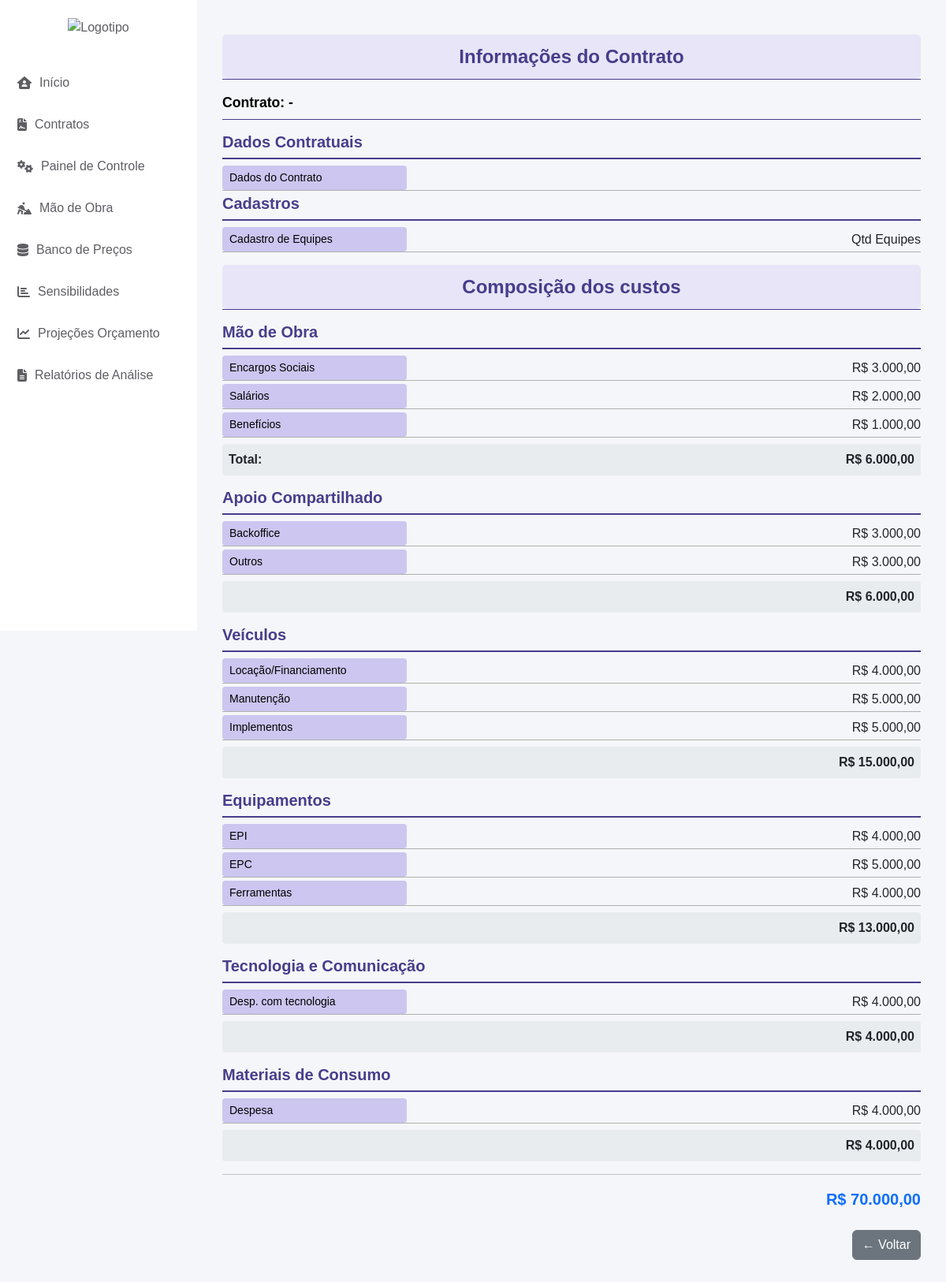
The app's page /cad_contrato/menu-despesas/7/, older data.
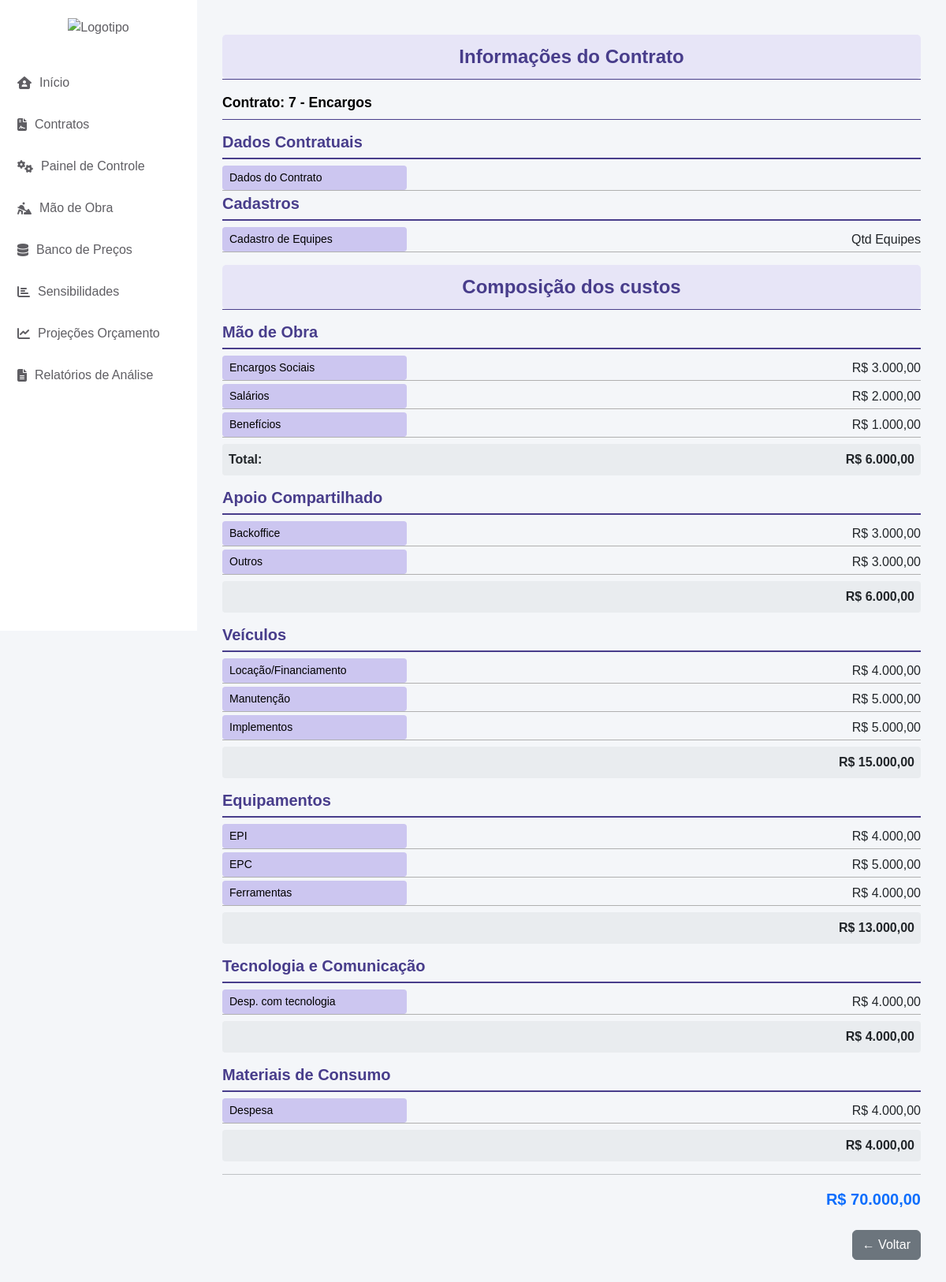
The same page, newer data.
### cad_contrato/models.py (models this page shows, shortened)
class CadastroContrato(models.Model):
    ESTADOS_CHOICES = [
        ('AC', 'Acre'),
        ('AL', 'Alagoas'),
        ('AP', 'Amapá'),
        ('AM', 'Amazonas'),
        ('BA', 'Bahia'),
        ('CE', 'Ceará'),
        ('DF', 'Distrito Federal'),
        ('ES', 'Espírito Santo'),
        ('GO', 'Goiás'),
        ('MA', 'Maranhão'),
        ('MT', 'Mato Grosso'),
        ('MS', 'Mato Grosso do Sul'),
        ('MG', 'Minas Gerais'),
        ('PA', 'Pará'),
        ('PB', 'Paraíba'),
        ('PR', 'Paraná'),
        ('PE', 'Pernambuco'),
        ('PI', 'Piauí'),
        ('RJ', 'Rio de Janeiro'),
        ('RN', 'Rio Grande do Norte'),
        ('RS', 'Rio Grande do Sul'),
        ('RO', 'Rondônia'),
        ('RR', 'Roraima'),
        ('SC', 'Santa Catarina'),
        ('SP', 'São Paulo'),
        ('SE', 'Sergipe'),
        ('TO', 'Tocantins'),
    ]
    STATUS_CHOICES = [
        ('EM_LICITACAO', 'Em Licitação'),
        ('EM_RENOVACAO', 'Em Renovação'),
        ('ATIVO', 'Ativo'),
        ('ENCERRADO', 'Encerrado'),
    ]
    contrato = models.AutoField(primary_key=True)
    concessionaria = models.CharField(max_length=100, default='Equatorial')
    estado = models.CharField(max_length=2, choices=ESTADOS_CHOICES, default='GO')
    municipio = models.CharField(max_length=100, default='Goiânia')
    escopo_contrato = models.CharField(max_length=255)
    inicio_vigencia_contrato = models.DateField(default='2025-01-01')
    fim_vigencia_contrato = models.DateField(default='2029-01-01')
    versao_base = models.ForeignKey('self', null=True, blank=True, on_delete=models.PROTECT, related_name='versoes')
    numero_versao = models.IntegerField(default=0)
    descricao_alteracao = models.TextField(blank=True)
    status_contrato = models.CharField(max_length=15, choices=STATUS_CHOICES, default='EM_LICITACAO', verbose_name="Status do Contrato")
    valor_inicial = models.DecimalField(max_digits=15, decimal_places=2, default=0.00, verbose_name="Valor Inicial do Contrato")
    created_at = models.DateTimeField(auto_now_add=True)
    updated_at = models.DateTimeField(auto_now=True)
    class Meta:
        ordering = ['-created_at']

### cad_contrato/views.py (the view)
# urls.py: path('menu-despesas/<int:contrato_id>/', MenuDespesasView.as_view(), name='menu_despesas'),
class MenuDespesasView(TemplateView):
    template_name = 'menu_despesas.html'
    def get_context_data(self, **kwargs):
        context = super().get_context_data(**kwargs)
        contrato_id = self.kwargs.get('contrato_id')  # Obtém o ID do contrato da URL
        contrato = CadastroContrato.objects.filter(contrato=contrato_id).first()  # Busca o contrato no banco de dados
        if contrato:
            context['contrato'] = contrato
            context['total_geral'] = contrato.valor_inicial  # Exemplo: usa o valor inicial do contrato
        else:
            context['contrato'] = None
            context['total_geral'] = 0.00  # Valor padrão caso o contrato não seja encontrado
        return context

### app/context_processors.py (called while the page is built)
def contrato_context(request):
    contrato_id = request.session.get('contrato_id')
    contrato = None
    if contrato_id:
        try:
            contrato = CadastroContrato.objects.get(contrato=contrato_id)
        except CadastroContrato.DoesNotExist:
            pass
    return {'contrato': contrato}

### cad_contrato/templates/menu_despesas.html (shortened to what the changed rows need)
{% extends 'base.html' %}
{% block content %}
<div class="container-fluid mt-4">
    <div class="header text-center">
        Informações do Contrato
    </div>
    <p class="text-center mt-0 font-weight-bold" style="font-size: 0.8rem; border-bottom: 1px solid #483D8B;"> </p>
    <p class="form-label fw-bold" style="color:rgb(0, 0, 0); font-size: 1.1rem;">
        Contrato: {{ contrato.contrato }} - {{ contrato.escopo_contrato }}
    </p>
    <p class="text-muted" style="font-size: 0.8rem; border-bottom: 1px solid #483D8B;"></p>
    <div class="mb-3">
        <h5 class="titulo-grupo">Dados Contratuais</h5>
        <div class="linha-abaixo-titulo"></div>
        <div class="d-flex justify-content-between align-items-center linha-subgrupo">
        </div>
        <h5 class="titulo-grupo">Cadastros</h5>
        <div class="linha-abaixo-titulo"></div>
        <div class="d-flex justify-content-between align-items-center linha-subgrupo">
                {% if contrato %}
                    <a href="{% url 'composicao_equipe' contrato.contrato %}" class="btn btn-sm botao-subgrupo">
                    Cadastro de Equipes
                    </a>
                {% else %}
                    <a href="{% url 'composicao_equipe' %}?next={% url 'composicao_equipe' contrato_id=1 %}" class="btn btn-sm botao-subgrupo">
                    Cadastro de Equipes
                    </a>
                {% endif %}
            <span>Qtd Equipes</span>
        </div>
    </div>
    <div class="header text-center">
        Composição dos custos
    </div>
    <p class="text-center mt-0 font-weight-bold" style="font-size: 0.8rem; border-bottom: 1px solid #483D8B;"> </p>
    <div class="mb-3">
        <h5 class="titulo-grupo">Mão de Obra</h5>
        <div class="linha-abaixo-titulo"></div>
        <div class="d-flex justify-content-between align-items-center linha-subgrupo">
                {% if contrato %}
                  <a href="{% url 'grupo_abc_form' contrato_id=contrato.contrato %}" class="btn btn-sm botao-subgrupo">
                    Encargos Sociais
                  </a>
                {% else %}
                  <a href="{% url 'selecionar_contrato' %}?next={% url 'grupo_abc_form' contrato_id=1 %}" class="btn btn-sm botao-subgrupo">
                    Encargos Sociais
                  </a>
                {% endif %}
            <span>R$ 3.000,00</span>
        </div>
        <div class="d-flex justify-content-between align-items-center linha-subgrupo">
            {% if contrato %}
                <a href="{% url 'editar_salarios' contrato_id=contrato.contrato %}" class="btn btn-sm botao-subgrupo">
                    Salários
                </a>
            {% else %}
                <a href="{% url 'selecionar_contrato' %}?next={% url 'editar_salarios' contrato_id=1 %}" class="btn btn-sm botao-subgrupo">
                    Salários
                </a>
            {% endif %}
            <span>R$ 2.000,00</span>
        </div>
        <div class="d-flex justify-content-between align-items-center linha-subgrupo">
            {% if contrato %}
            <a href="{% url 'editar_beneficios' contrato_id=contrato.contrato %}" class="btn btn-sm botao-subgrupo">
                Benefícios
            </a>
            {% else %}
                <a href="{% url 'selecionar_contrato' %}?next={% url 'editar_beneficios' contrato_id=1 %}" class="btn btn-sm botao-subgrupo">
                    Benefícios
                </a>
            {% endif %}
            <span>R$ 1.000,00</span>
        </div>
                <div class="total-grupo d-flex justify-content-between">
                </div>
    </div>
    <div class="mb-3">
        <h5 class="titulo-grupo">Apoio Compartilhado</h5>
        <div class="linha-abaixo-titulo"></div>
        <div class="d-flex justify-content-between align-items-center linha-subgrupo">
        </div>
        <div class="d-flex justify-content-between align-items-center linha-subgrupo">
        </div>
        <div class="total-grupo">R$ 6.000,00</div>
    </div>
    <div class="mb-3">
        <h5 class="titulo-grupo">Veículos</h5>
        <div class="linha-abaixo-titulo"></div>
        <div class="d-flex justify-content-between align-items-center linha-subgrupo">
        </div>
        <div class="d-flex justify-content-between align-items-center linha-subgrupo">
        </div>
        <div class="d-flex justify-content-between align-items-center linha-subgrupo">
        </div>
        <div class="total-grupo">R$ 15.000,00</div>
    </div>
    <div class="mb-3">
        <h5 class="titulo-grupo">Equipamentos</h5>
        <div class="linha-abaixo-titulo"></div>
        <div class="d-flex justify-content-between align-items-center linha-subgrupo">
        </div>
        <div class="d-flex justify-content-between align-items-center linha-subgrupo">
        </div>
        <div class="d-flex justify-content-between align-items-center linha-subgrupo">
        </div>
        <div class="total-grupo">R$ 13.000,00</div>
    </div>
    <div class="mb-3">
        <h5 class="titulo-grupo">Tecnologia e Comunicação</h5>
        <div class="linha-abaixo-titulo"></div>
        <div class="d-flex justify-content-between align-items-center linha-subgrupo">
        </div>
        <div class="total-grupo">R$ 4.000,00</div>
    </div>
    <div class="mb-3">
        <h5 class="titulo-grupo">Materiais de Consumo</h5>
        <div class="linha-abaixo-titulo"></div>
        <div class="d-flex justify-content-between align-items-center linha-subgrupo">
        </div>
        <div class="total-grupo">R$ 4.000,00</div>
    </div>
    <hr class="my-3">
    <div class="text-end fs-5 fw-bold text-primary">R$ 70.000,00</div>
</div>
{% endblock %}

Row changes from the older to the newer data that the page shows:
added CadastroContrato: contrato "7", escopo_contrato "Encargos"
